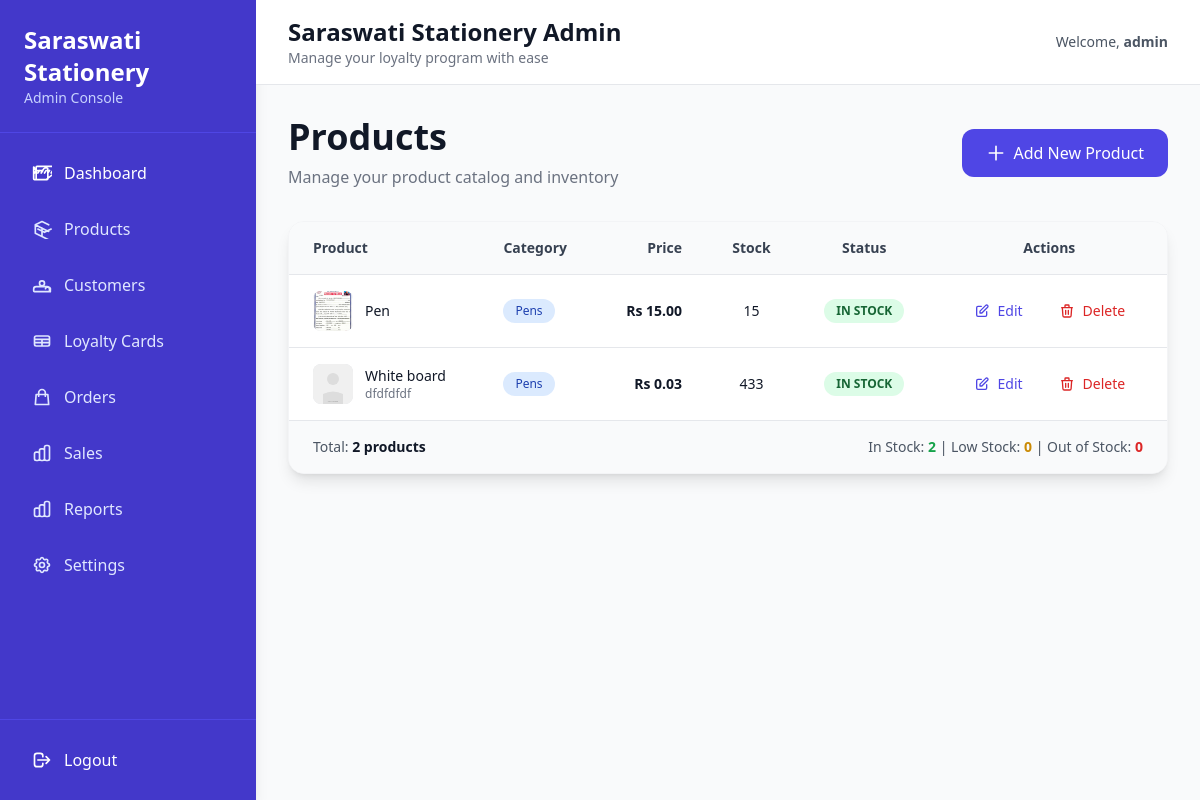
The app's page /admin/products (signed in) with its own data.
### models.py (models this page shows, shortened)
class User(UserMixin, db.Model):
    id = db.Column(db.Integer, primary_key=True)
    username = db.Column(db.String(150), unique=True, nullable=False)
    email = db.Column(db.String(150), unique=True, nullable=False)
    password = db.Column(db.String(150), nullable=False)
    role = db.Column(db.String(50), default='customer') # 'admin' or 'customer'
    created_at = db.Column(db.DateTime, default=datetime.utcnow)
    sales = db.relationship('Sale', backref='user', lazy=True)
    loyalty_card = db.relationship('LoyaltyCard', backref='user', uselist=False, lazy=True)
    @property
    def is_admin(self):
        return self.role == 'admin'

class Product(db.Model):
    id = db.Column(db.Integer, primary_key=True)
    name = db.Column(db.String(200), nullable=False)
    price = db.Column(db.Float, nullable=False)
    stock = db.Column(db.Integer, default=0)
    category = db.Column(db.String(100))
    description = db.Column(db.Text)
    image_filename = db.Column(db.String(255))  # Stores uploaded image filename
    created_at = db.Column(db.DateTime, default=db.func.current_timestamp())
    updated_at = db.Column(db.DateTime, default=db.func.current_timestamp(), onupdate=db.func.current_timestamp())
    def get_image_url(self):
        if self.image_filename:
            return f"/static/uploads/products/{self.image_filename}"
        return "/static/uploads/products/placeholder.svg"

### app.py (the view)
@app.route('/admin/products')
@login_required
def admin_products():
    if not current_user.is_admin:
        abort(403)
    products = Product.query.all()
    return render_template('admin/admin_products.html', products=products)

### app.py (called while the page is built)
@login_manager.user_loader
def load_user(user_id):
    return User.query.get(int(user_id))

### templates/admin/admin_products.html (shortened to what this page needs)
{% extends 'admin/base_admin.html' %}
{% block content %}
<div class="flex justify-between items-center mb-8">
  <div>
    <h1 class="text-4xl font-bold text-gray-900">Products</h1>
    <p class="text-gray-500 mt-2">Manage your product catalog and inventory</p>
  </div>
  <a href="{{ url_for('add_product') }}"
     class="bg-indigo-600 text-white px-6 py-3 rounded-xl hover:bg-indigo-700 transition-all transform hover:shadow-lg font-medium flex items-center gap-2">
     <svg class="w-5 h-5" fill="none" stroke="currentColor" viewBox="0 0 24 24">
       <path stroke-linecap="round" stroke-linejoin="round" stroke-width="2" d="M12 4v16m8-8H4"></path>
     </svg>
     Add New Product
  </a>
</div>
{% if products %}
<div class="bg-white rounded-2xl shadow-lg border border-gray-100 overflow-hidden">
  <div class="overflow-x-auto">
    <table class="w-full text-sm">
      <thead>
        <tr class="bg-gray-50 border-b border-gray-200">
          <th class="px-6 py-4 text-left font-semibold text-gray-700">Product</th>
          <th class="px-6 py-4 text-left font-semibold text-gray-700">Category</th>
          <th class="px-6 py-4 text-right font-semibold text-gray-700">Price</th>
          <th class="px-6 py-4 text-center font-semibold text-gray-700">Stock</th>
          <th class="px-6 py-4 text-center font-semibold text-gray-700">Status</th>
          <th class="px-6 py-4 text-center font-semibold text-gray-700">Actions</th>
        </tr>
      </thead>
      <tbody class="divide-y divide-gray-200">
        {% for product in products %}
        <tr class="hover:bg-gray-50 transition-colors">
          <td class="px-6 py-4">
            <div class="flex items-center gap-3">
              <div class="w-10 h-10 rounded-lg overflow-hidden bg-gray-200 flex-shrink-0">
                <img src="{{ product.get_image_url() }}" alt="{{ product.name }}" class="w-full h-full object-cover">
              </div>
              <div>
                <p class="font-medium text-gray-900">{{ product.name }}</p>
                {% if product.description %}
                <p class="text-xs text-gray-500">{{ product.description[:50] }}{% if product.description|length > 50 %}...{% endif %}</p>
                {% endif %}
              </div>
            </div>
          </td>
          <td class="px-6 py-4">
            {% if product.category %}
            <span class="inline-block bg-blue-100 text-blue-800 text-xs font-medium px-3 py-1 rounded-full">{{ product.category }}</span>
            {% else %}
            <span class="text-gray-400 text-xs">—</span>
            {% endif %}
          </td>
          <td class="px-6 py-4 text-right">
            <p class="font-semibold text-gray-900">Rs {{ "%.2f"|format(product.price) }}</p>
          </td>
          <td class="px-6 py-4 text-center">
            <p class="font-medium text-gray-900">{{ product.stock }}</p>
          </td>
          <td class="px-6 py-4 text-center">
            {% if product.stock == 0 %}
            <span class="inline-block bg-red-100 text-red-800 text-xs font-bold px-3 py-1 rounded-full">OUT OF STOCK</span>
            {% elif product.stock < 10 %}
            <span class="inline-block bg-yellow-100 text-yellow-800 text-xs font-bold px-3 py-1 rounded-full">LOW STOCK</span>
            {% else %}
            <span class="inline-block bg-green-100 text-green-800 text-xs font-bold px-3 py-1 rounded-full">IN STOCK</span>
            {% endif %}
          </td>
          <td class="px-6 py-4 text-center">
            <div class="flex items-center justify-center gap-3">
              <a href="{{ url_for('edit_product', id=product.id) }}"
                 class="inline-flex items-center gap-2 text-indigo-600 hover:text-indigo-800 hover:bg-indigo-50 px-3 py-2 rounded-lg transition font-medium text-sm">
                 <svg class="w-4 h-4" fill="none" stroke="currentColor" viewBox="0 0 24 24">
                   <path stroke-linecap="round" stroke-linejoin="round" stroke-width="2" d="M11 5H6a2 2 0 00-2 2v11a2 2 0 002 2h11a2 2 0 002-2v-5m-1.414-9.414a2 2 0 112.828 2.828L11.828 15H9v-2.828l8.586-8.586z"></path>
                 </svg>
                 Edit
              </a>
              <a href="{{ url_for('delete_product', id=product.id) }}"
                 onclick="return confirm('Are you sure you want to delete this product?')"
                 class="inline-flex items-center gap-2 text-red-600 hover:text-red-800 hover:bg-red-50 px-3 py-2 rounded-lg transition font-medium text-sm">
                 <svg class="w-4 h-4" fill="none" stroke="currentColor" viewBox="0 0 24 24">
                   <path stroke-linecap="round" stroke-linejoin="round" stroke-width="2" d="M19 7l-.867 12.142A2 2 0 0116.138 21H7.862a2 2 0 01-1.995-1.858L5 7m5 4v6m4-6v6m1-10V4a1 1 0 00-1-1h-4a1 1 0 00-1 1v3M4 7h16"></path>
                 </svg>
                 Delete
              </a>
            </div>
          </td>
        </tr>
        {% endfor %}
      </tbody>
    </table>
  </div>
  <div class="bg-gray-50 border-t border-gray-200 px-6 py-4 flex justify-between items-center">
    <p class="text-sm text-gray-600">
      Total: <span class="font-semibold text-gray-900">{{ products|length }} products</span>
    </p>
    <p class="text-sm text-gray-600">
      In Stock: <span class="font-semibold text-green-600">{{ products|selectattr('stock', '>', 0)|list|length }}</span> |
      Low Stock: <span class="font-semibold text-yellow-600">{{ products|selectattr('stock', '<', 10)|selectattr('stock', '>', 0)|list|length }}</span> |
      Out of Stock: <span class="font-semibold text-red-600">{{ products|selectattr('stock', '==', 0)|list|length }}</span>
    </p>
  </div>
</div>
{% endif %}
{% endblock %}

### templates/admin/base_admin.html (shortened to what this page needs)
<!DOCTYPE html>
<html lang="en">
<head>
  <script src="https://cdn.tailwindcss.com"></script>
</head>
<body class="bg-gray-50">
<div class="flex h-screen">
  <aside class="w-64 bg-indigo-700 text-white flex flex-col shadow-lg">
    <div class="p-6 border-b border-indigo-600">
      <h1 class="text-2xl font-bold">Saraswati Stationery</h1>
      <p class="text-indigo-200 text-sm">Admin Console</p>
    </div>
    <nav class="flex-1 p-4 space-y-2 overflow-y-auto">
      <a href="{{ url_for('admin_dashboard') }}"
         class="flex items-center gap-3 px-4 py-3 rounded-lg hover:bg-indigo-600 transition text-white font-medium group">
        <span>Dashboard</span>
      </a>
      <a href="{{ url_for('admin_products') }}"
         class="flex items-center gap-3 px-4 py-3 rounded-lg hover:bg-indigo-600 transition text-indigo-100 font-medium">
        <svg class="w-5 h-5" fill="none" stroke="currentColor" viewBox="0 0 24 24">
          <path stroke-linecap="round" stroke-linejoin="round" stroke-width="2" d="M20 7l-8-4-8 4m0 0l8 4m-8-4v10l8 4m0-10l8 4m-8-4v10l8 4M7 12l8 4m0 0l8-4"></path>
        </svg>
        <span>Products</span>
      </a>
      <a href="{{ url_for('admin_customers') }}"
         class="flex items-center gap-3 px-4 py-3 rounded-lg hover:bg-indigo-600 transition text-indigo-100 font-medium">
        <svg class="w-5 h-5" fill="none" stroke="currentColor" viewBox="0 0 24 24">
          <path stroke-linecap="round" stroke-linejoin="round" stroke-width="2" d="M17 20h5v-2a3 3 0 00-5.856-1.487M15 10a3 3 0 11-6 0 3 3 0 016 0zM4 20h16c.552 0 1-.448 1-1v-2a3 3 0 00-3-3H5a3 3 0 00-3 3v2c0 .552.448 1 1 1z"></path>
        </svg>
        <span>Customers</span>
      </a>
      <a href="{{ url_for('admin_loyalty_cards') }}"
         class="flex items-center gap-3 px-4 py-3 rounded-lg hover:bg-indigo-600 transition text-indigo-100 font-medium">
        <svg class="w-5 h-5" fill="none" stroke="currentColor" viewBox="0 0 24 24">
          <path stroke-linecap="round" stroke-linejoin="round" stroke-width="2" d="M3 10h18M3 14h18m-9-4v8m-7 0h14a2 2 0 002-2V8a2 2 0 00-2-2H5a2 2 0 00-2 2v8a2 2 0 002 2z"></path>
        </svg>
        <span>Loyalty Cards</span>
      </a>
      <a href="{{ url_for('admin_orders') }}"
         class="flex items-center gap-3 px-4 py-3 rounded-lg hover:bg-indigo-600 transition text-indigo-100 font-medium">
        <svg class="w-5 h-5" fill="none" stroke="currentColor" viewBox="0 0 24 24">
          <path stroke-linecap="round" stroke-linejoin="round" stroke-width="2" d="M16 11V7a4 4 0 00-8 0v4M5 9h14l1 12H4L5 9z"></path>
        </svg>
        <span>Orders</span>
      </a>
      <a href="{{ url_for('admin_sales') }}"
         class="flex items-center gap-3 px-4 py-3 rounded-lg hover:bg-indigo-600 transition text-indigo-100 font-medium">
        <span>Sales</span>
      </a>
      <a href="{{ url_for('admin_reports') }}"
         class="flex items-center gap-3 px-4 py-3 rounded-lg hover:bg-indigo-600 transition text-indigo-100 font-medium">
        <span>Reports</span>
      </a>
      <a href="{{ url_for('admin_settings') }}"
         class="flex items-center gap-3 px-4 py-3 rounded-lg hover:bg-indigo-600 transition text-indigo-100 font-medium">
        <span>Settings</span>
      </a>
    </nav>
    <div class="p-4 border-t border-indigo-600 space-y-2">
      <a href="{{ url_for('logout') }}"
         class="flex items-center gap-3 px-4 py-3 rounded-lg hover:bg-red-600 transition text-white font-medium">
        <svg class="w-5 h-5" fill="none" stroke="currentColor" viewBox="0 0 24 24">
          <path stroke-linecap="round" stroke-linejoin="round" stroke-width="2" d="M17 16l4-4m0 0l-4-4m4 4H7m6 4v1a3 3 0 01-3 3H6a3 3 0 01-3-3V7a3 3 0 013-3h4a3 3 0 013 3v1"></path>
        </svg>
        <span>Logout</span>
      </a>
    </div>
  </aside>
  <main class="flex-1 overflow-y-auto">
    <div class="bg-white border-b border-gray-200 px-8 py-4 flex justify-between items-center">
      <div>
        <h2 class="text-2xl font-bold text-gray-900">Saraswati Stationery Admin</h2>
        <p class="text-gray-500 text-sm">Manage your loyalty program with ease</p>
      </div>
      <div class="flex items-center gap-4">
        <span class="text-gray-600 text-sm">Welcome, <span class="font-semibold">{{ current_user.username }}</span></span>
      </div>
    </div>
    <div class="p-8">
      {% block content %}{% endblock %}
    </div>
  </main>
</div>
</body>
</html>

### records on screen
User: username "admin"
Product: get_image_url (picture), name "Pen", category "Pens", price "15.00", stock "15", shows "IN STOCK"
Product: shows a picture, name "White board", description "dfdfdfdf", category "Pens", price "0.03", stock "433", shows "IN STOCK"

### other values on screen
{{ products|length }} "2"
{{ products|selectattr('stock', '>', 0)|list|length }} "2"
{{ products|selectattr('stock', '==', 0)|list|length }} "0"
